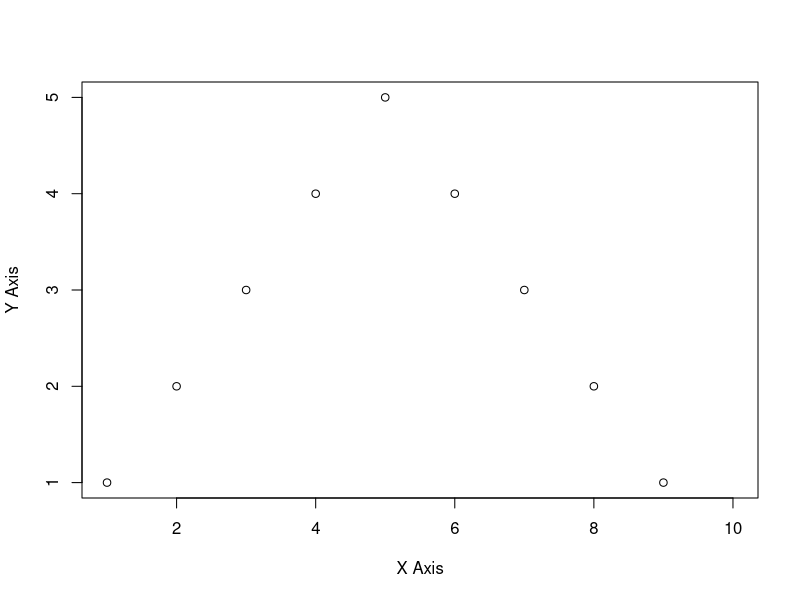

The R source for this figure:
csvVector <- read.csv(file="simpledata.csv", header=FALSE, sep=",")
if (is.list(csvVector)){
  csvVector <- unlist(csvVector)
} 
plot(csvVector, xlab="X Axis", ylab="Y Axis")
